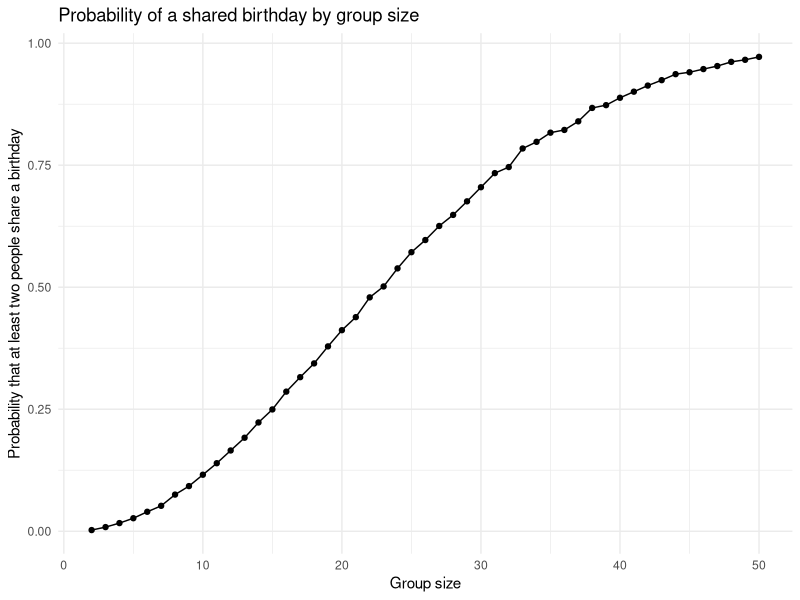

Write the R code that produced this figure. (Note: this script raises an error after producing the figure.)
## ---- chunk 1
library(tidyverse)

set.seed(1)

knitr::opts_chunk$set(
  fig.width = 8,
  fig.asp = .6,
  out.width = "90%"
)

theme_set(theme_minimal() + theme(legend.position = "bottom"))
## ---- chunk 2
bday_sim = function(n) {
  
  bdays = sample(1:365, size = n, replace = TRUE)
  
  length(unique(bdays)) < n
  
}
## ---- chunk 3
bday_results = 
  expand_grid(
    group_size = 2:50,
    iter = 1:10000
  ) |> 
  mutate(shared = map_lgl(group_size, bday_sim)) |> 
  group_by(group_size) |> 
  summarize(prob = mean(shared))
## ---- chunk 4
bday_results |> 
  ggplot(aes(x = group_size, y = prob)) + 
  geom_point() + 
  geom_line() + 
  labs(
    title = "Probability of a shared birthday by group size",
    x = "Group size",
    y = "Probability that at least two people share a birthday"
  )
## ---- chunk 5
bday_results |> 
  filter(group_size %in% c(2, 10, 23, 30, 50)) |> 
  knitr::kable(digits = 3)
## ---- chunk 6
study_raw = 
  tibble(file_name = list.files("data")) |> 
  mutate(data = map(str_c("data/", file_name), read_csv))
## ---- chunk 7
study_df = 
  study_raw |> 
  unnest(data) |> 
  mutate(
    subject_id = str_remove(file_name, ".csv"),
    arm = if_else(str_detect(file_name, "con"), "control", "experimental")
  ) |> 
  pivot_longer(
    week_1:week_8,
    names_to = "week",
    names_prefix = "week_",
    values_to = "observation"
  ) |> 
  mutate(week = as.numeric(week)) |> 
  select(subject_id, arm, week, observation)

study_df
## ---- chunk 8
study_df |> 
  ggplot(aes(x = week, y = observation, group = subject_id, color = arm)) + 
  geom_line(linewidth = 0.7, alpha = 0.8) + 
  scale_x_continuous(breaks = 1:8) + 
  scale_color_manual(values = c("control" = "#4C72B0", "experimental" = "#DD8452")) + 
  labs(
    title = "Observations over time by study arm",
    x = "Week",
    y = "Observation",
    color = "Arm"
  )
## ---- chunk 9
sim_t_test = function(mu, n = 30, sigma = 5) {
  
  x = rnorm(n, mean = mu, sd = sigma)
  
  t.test(x, mu = 0) |> 
    broom::tidy() |> 
    select(estimate, p.value)
  
}
## ---- chunk 10
sim_mu_0 = 
  expand_grid(mu = 0, iter = 1:5000) |> 
  mutate(results = map(mu, sim_t_test)) |> 
  unnest(results)
## ---- chunk 11
sim_results = 
  expand_grid(mu = 1:6, iter = 1:5000) |> 
  mutate(results = map(mu, sim_t_test)) |> 
  unnest(results) |> 
  bind_rows(sim_mu_0)
## ---- chunk 12
power_df = 
  sim_results |> 
  group_by(mu) |> 
  summarize(power = mean(p.value < 0.05))

power_df |> 
  ggplot(aes(x = mu, y = power)) + 
  geom_point() + 
  geom_line() + 
  scale_x_continuous(breaks = 0:6) + 
  labs(
    title = "Power of the one-sample t-test by true mean",
    x = "True value of mu",
    y = "Proportion of times the null was rejected (power)"
  )
## ---- chunk 13
power_df |> 
  knitr::kable(digits = 3)
## ---- chunk 14
estimate_df = 
  bind_rows(
    sim_results |> 
      group_by(mu) |> 
      summarize(avg_estimate = mean(estimate)) |> 
      mutate(samples = "All samples"),
    sim_results |> 
      filter(p.value < 0.05) |> 
      group_by(mu) |> 
      summarize(avg_estimate = mean(estimate)) |> 
      mutate(samples = "Samples where null was rejected")
  )

estimate_df |> 
  ggplot(aes(x = mu, y = avg_estimate, color = samples)) + 
  geom_point() + 
  geom_line() + 
  scale_x_continuous(breaks = 0:6) + 
  scale_y_continuous(breaks = 0:6) + 
  labs(
    title = "Average estimate of mu by true mean",
    x = "True value of mu",
    y = "Average estimate of mu",
    color = "Samples"
  )
## ---- chunk 15
estimate_df |> 
  pivot_wider(
    names_from = samples,
    values_from = avg_estimate
  ) |> 
  knitr::kable(digits = 2)
